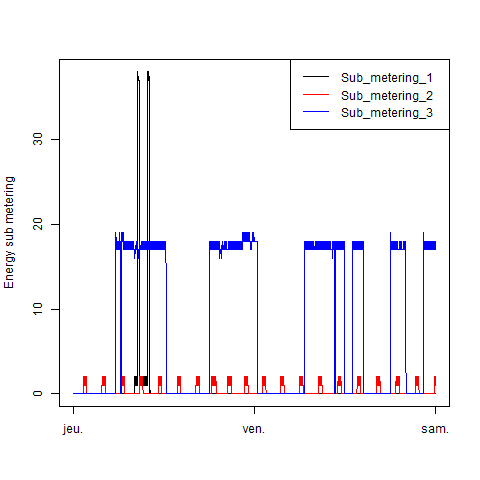

The R source for this figure:
plot3 <- function () {
    source("importHouseholdPowerConsumptionData.R");
    source("drawPlot3.R");
    
    importHouseholdPowerConsumptionData();
    
    par(mfrow=c(1,1));
    
    drawPlot3();
    
    dev.copy(png, file = "plot3.png", width=480, height=480)
    dev.off();
}